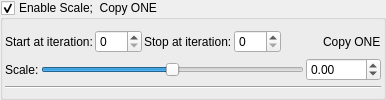
    <widget class="MyGroupBox" name="groupCheck_transform_scale1_enabled">
     <property name="title">
      <string>Enable Scale;  Copy ONE</string>
     </property>
     <property name="checkable">
      <bool>true</bool>
     </property>
     <layout class="QVBoxLayout" name="verticalLayout_21" stretch="0,0,0">
      <property name="spacing">
       <number>2</number>
      </property>
      <property name="leftMargin">
       <number>2</number>
      </property>
      <property name="topMargin">
       <number>2</number>
      </property>
      <property name="rightMargin">
       <number>2</number>
      </property>
      <property name="bottomMargin">
       <number>2</number>
      </property>
      <item>
       <layout class="QGridLayout" name="gridLayout_7">
        <property name="topMargin">
         <number>5</number>
        </property>
        <item row="0" column="3">
         <widget class="MySpinBox" name="spinboxInt_transform_scale1_stop_iterations">
          <property name="sizePolicy">
           <sizepolicy hsizetype="Preferred" vsizetype="Maximum">
            <horstretch>0</horstretch>
            <verstretch>0</verstretch>
           </sizepolicy>
          </property>
          <property name="maximum">
           <number>250</number>
          </property>
         </widget>
        </item>
        <item row="0" column="0">
         <widget class="QLabel" name="label_51">
          <property name="text">
           <string>Start at iteration:</string>
          </property>
         </widget>
        </item>
        <item row="0" column="1">
         <widget class="MySpinBox" name="spinboxInt_transform_scale1_start_iterations">
          <property name="sizePolicy">
           <sizepolicy hsizetype="Minimum" vsizetype="Maximum">
            <horstretch>0</horstretch>
            <verstretch>0</verstretch>
           </sizepolicy>
          </property>
          <property name="maximum">
           <number>250</number>
          </property>
         </widget>
        </item>
        <item row="0" column="6">
         <widget class="QLabel" name="label_138">
          <property name="text">
           <string>Copy ONE</string>
          </property>
         </widget>
        </item>
        <item row="0" column="2">
         <widget class="QLabel" name="label_54">
          <property name="text">
           <string>Stop at iteration:</string>
          </property>
         </widget>
        </item>
        <item row="0" column="5">
         <spacer name="horizontalSpacer_6">
          <property name="orientation">
           <enum>Qt::Horizontal</enum>
          </property>
          <property name="sizeHint" stdset="0">
           <size>
            <width>40</width>
            <height>20</height>
           </size>
          </property>
         </spacer>
        </item>
       </layout>
      </item>
      <item>
       <layout class="QGridLayout" name="gridLayout_30">
        <property name="spacing">
         <number>2</number>
        </property>
        <item row="0" column="2">
         <widget class="MyDoubleSpinBox" name="spinbox_transform_scale1">
          <property name="sizePolicy">
           <sizepolicy hsizetype="Minimum" vsizetype="Maximum">
            <horstretch>0</horstretch>
            <verstretch>0</verstretch>
           </sizepolicy>
          </property>
          <property name="prefix">
           <string/>
          </property>
          <property name="suffix">
           <string/>
          </property>
          <property name="decimals">
           <number>2</number>
          </property>
          <property name="minimum">
           <double>-1000.000000000000000</double>
          </property>
          <property name="maximum">
           <double>1000.000000000000000</double>
          </property>
          <property name="singleStep">
           <double>0.100000000000000</double>
          </property>
         </widget>
        </item>
        <item row="0" column="0">
         <widget class="QLabel" name="label_140">
          <property name="text">
           <string>Scale:</string>
          </property>
         </widget>
        </item>
        <item row="0" column="1">
         <widget class="QSlider" name="slider_transform_scale1">
          <property name="sizePolicy">
           <sizepolicy hsizetype="Expanding" vsizetype="Maximum">
            <horstretch>0</horstretch>
            <verstretch>0</verstretch>
           </sizepolicy>
          </property>
          <property name="minimum">
           <number>-2000</number>
          </property>
          <property name="maximum">
           <number>2000</number>
          </property>
          <property name="singleStep">
           <number>1</number>
          </property>
          <property name="orientation">
           <enum>Qt::Horizontal</enum>
          </property>
         </widget>
        </item>
       </layout>
      </item>
      <item>
       <widget class="Line" name="line_15">
        <property name="orientation">
         <enum>Qt::Horizontal</enum>
        </property>
       </widget>
      </item>
     </layout>
    </widget>
